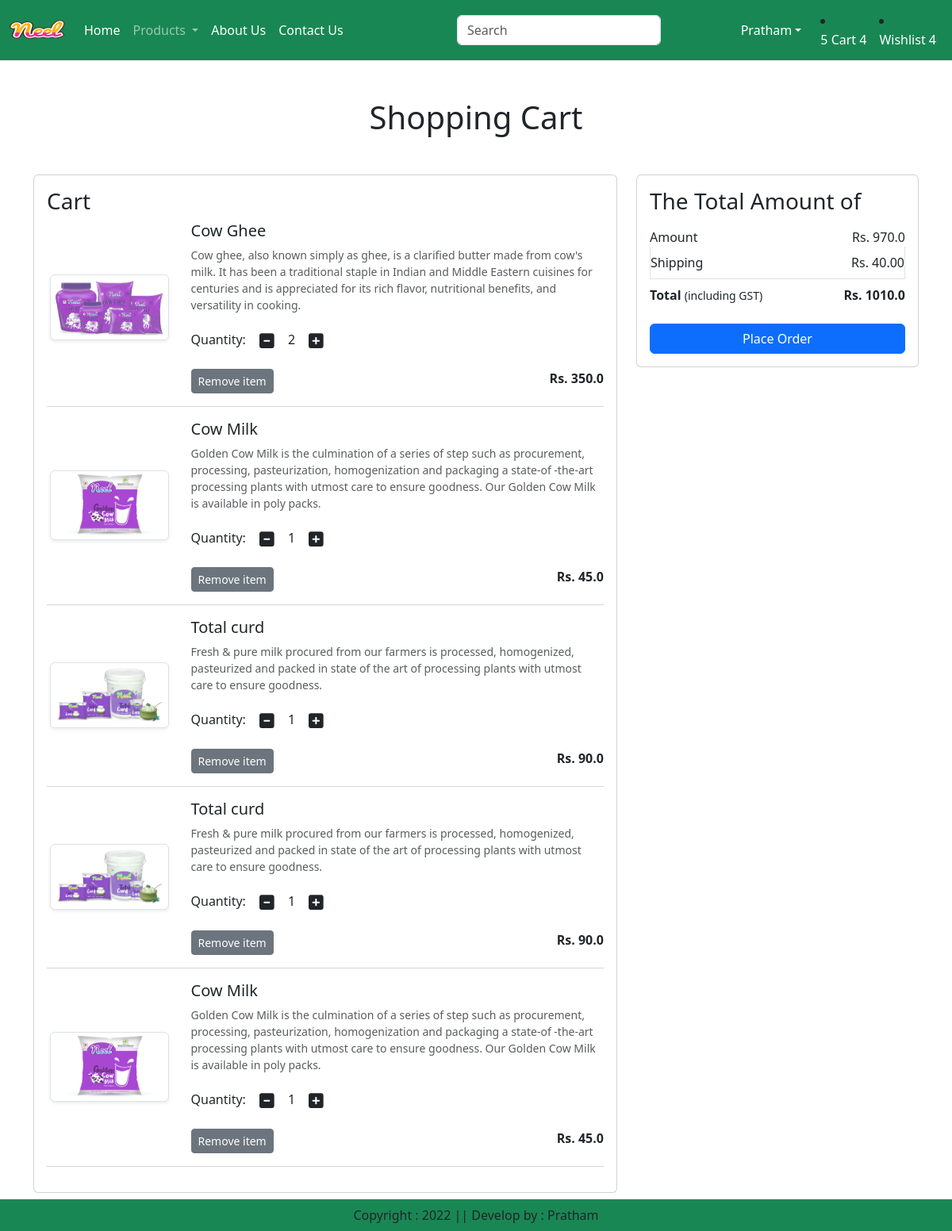
/cart/ (signed in), run on an earlier commit of the app's database.
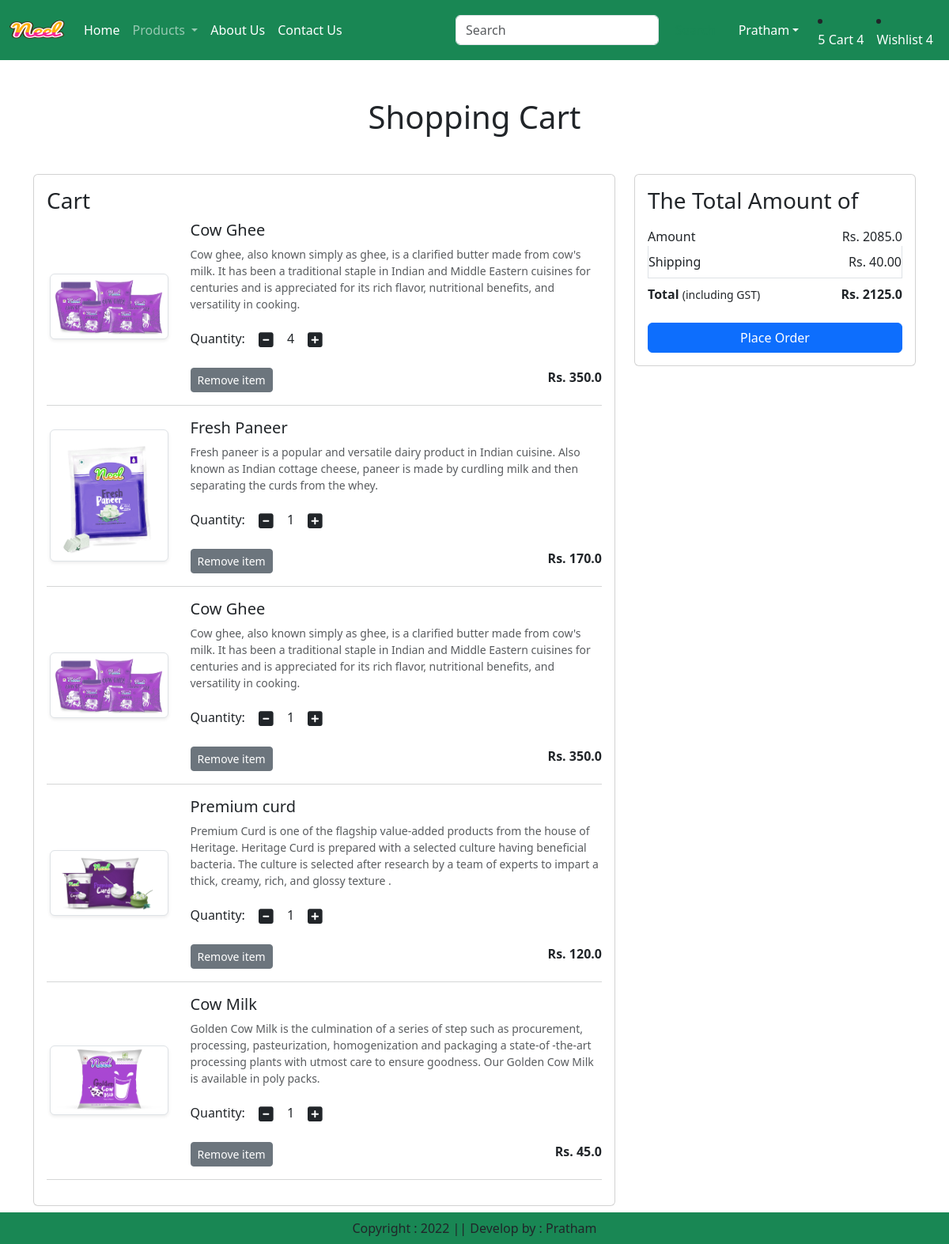
And on a later commit of the database.
### store/models.py (models this page shows, shortened)
class Cart(models.Model):
    user = models.ForeignKey(User,on_delete=models.CASCADE)
    product = models.ForeignKey(Product,on_delete=models.CASCADE)
    quantity = models.PositiveBigIntegerField(default=1)

class Product(models.Model):
    title = models.CharField(max_length=100)
    selling_price = models.FloatField()
    discounted_price = models.FloatField()
    description = models.TextField()
    composition = models.TextField(default='')
    prodapp = models.TextField(default='')
    category = models.CharField(choices=CATEGORY_CHOICES, max_length=2)
    product_image = models.ImageField(upload_to='product')

### store/views.py (the view)
# urls.py: path('cart/', views.show_cart, name='showcart'),
def show_cart(request):
    user = request.user
    cart = Cart.objects.filter(user=user)
    amount = 0
    for p in cart:
        value = p.quantity * p.product.discounted_price
        amount = amount + value
    totalamount = amount + 40
    totalitem = 0
    if request.user.is_authenticated:
        totalitem = len(Cart.objects.filter(user=request.user))
    return render(request, 'store/addtocart.html',locals())

### store/templates/store/addtocart.html (shortened to what this page needs)
{% extends 'store/base.html' %}
{% load static %}
{% block main-content %}
<div class="container my-5">
  <div class="row">
    {% if cart %}
    <h1 class="text-center mb-5">Shopping Cart</h1>
    <div class="col-sm-8">
      <div class="card">
        <div class="card-body">
          <h3>Cart</h3>
          {% for item in cart %}
          <div class="row">
            <div class="col-sm-3 text-center align-self-center">
              <img src="{{ item.product.product_image.url }}" alt="{{ item.product.title }}" class="img-fluid img-thumbnail shadow-sm" height="150" width="150">
            </div>
            <div class="col-sm-9">
              <div>
                <h5>{{ item.product.title }}</h5>
                <p class="mb-2 text-muted small">{{ item.product.description }}</p>
                <div class="my-3">
                  <label for="quantity">Quantity:</label>
                  <a class="minus-cart btn" pid="{{ item.product.id }}"><i class="fas fa-minus-square fa-lg"></i></a>
                  <span id="quantity">{{ item.quantity }}</span>
                  <a class="plus-cart btn" pid="{{ item.product.id }}"><i class="fas fa-plus-square fa-lg"></i></a>
                </div>
                <div class="d-flex justify-content-between">
                  <a href="#" class="remove-cart btn btn-sm btn-secondary mr-3" pid="{{ item.product.id }}">Remove item</a>
                  <p class="mb-0"><span><strong>Rs. {{ item.product.discounted_price }}</strong></span></p>
                </div>
              </div>
            </div>
          </div>
          <hr class="text-muted">
          {% endfor %}
        </div>
      </div>
    </div>
    <div class="col-sm-4">
      <div class="card">
        <div class="card-body">
          <h3>The Total Amount of</h3>
          <ul class="list-group">
            <li class="list-group-item d-flex justify-content-between align-items-center border-0 px-0 pb-0">Amount<span id="amount">Rs. {{ amount }}</span></li>
            <li class="list-group-item d-flex justify-content-between align-items-center px-0">Shipping<span>Rs. 40.00</span></li>
            <li class="list-group-item d-flex justify-content-between align-items-center border-0 px-0 mb-3">
              <div>
                <strong>Total</strong> <small>(including GST)</small>
              </div>
              <span id="totalamount"><strong>Rs. {{ totalamount }}</strong></span>
            </li>
          </ul>
          <div class="d-grid"><a href="{% url 'checkout' %}" class="btn btn-primary">Place Order</a></div>
        </div>
      </div>
    </div>
    {% else %}
    <h1 class="text-center mb-5">Cart is Empty</h1>
    {% endif %}
  </div>
</div>
{% endblock main-content %}

### store/templates/store/base.html (shortened to what this page needs)
<!DOCTYPE html>
{% load static %}
<html lang="en">
<head>
    <link href="https://cdn.jsdelivr.net/npm/bootstrap@5.3.2/dist/css/bootstrap.min.css" rel="stylesheet">
    <link rel="stylesheet" href="{% static  'store/css/owl.carousel.min.css' %}" />
    <link rel="stylesheet" href="{% static  'store/css/all.min.css' %}" />
    <link rel="stylesheet" href="{% static  'store/css/style.css' %}" />
</head>
<body>
    <nav class="navbar navbar-expand-lg navbar-dark bg-success">
        <div class="container-fluid">
          <a class="navbar-brand" href="#">
            <img src="{% static 'store/images/product/Neel.png' %}" width="70" height="50" />
          </a>
          <div class="collapse navbar-collapse" id="navbarSupportedContent">
            <ul class="navbar-nav me-auto mb-2 mb-lg-0">
              {% if request.user.is_authenticated %}
              <li class="nav-item">
                <a class="nav-link active" aria-current="page" href="/">Home</a>
              </li>
              <li class="nav-item dropdown">
                <a class="nav-link dropdown-toggle" href="#" role="button" data-bs-toggle="dropdown" aria-expanded="false">
                  Products
                </a>
              </li>
              <li class="nav-item">
                <a class="nav-link text-white" href="{% url 'about' %}">About Us</a>
              </li>
              <li class="nav-item">
                <a class="nav-link text-white" href="{% url 'contact' %}">Contact Us</a>
              </li>
            </ul>
            <form class="d-flex" role="search">
              <input class="form-control me-2" type="search" placeholder="Search" aria-label="Search">
              <button class="btn btn-outline-success" type="submit">Search</button>
            </form>
          </div>
            <ul class="navbar-nav me-auto mb-2 mb-lg-0">
            <li class="nav-item dropdown mx-2">
                <a class="nav-link dropdown-toggle text-white" href="#" id="profileDropdown" role="button" data-bs-toggle="dropdown" aria-expanded="false">Pratham</a>
            </li>
            </ul>
            <li class="nav-item mx-2">
              <a href="{% url 'showcart' %}" class="nav-link text-white"><span vlass="badge bg-danger">{% if totalitem > 0 %} {{totalitem}} {% endif %}</span>Cart 4</a>
            </li>
            <li class="nav-item mx-2">
              <a href="#" class="nav-link text-white">Wishlist 4</a>
            </li>
            {% endif %}
        </div>
      </nav>
      {% block main-content %}{% endblock main-content %}
      <footer class="container-fluid fixed-bottom bg-success text-center p-2 mt-5">
        Copyright : 2022 || Develop by : Pratham
      </footer>
</body>
</html>

What changed in the data, as far as the page shows it:
removed Cart: product.product_image (picture), product "Total curd", product.description "Fresh & pure milk procured from our farmers is processed, homogenized, pasteurized and packed in state of the art of processing plants with utmost care to ensure goodness.", quantity "1", product.discounted_price "90.0"
removed Cart: product.product_image (picture), product "Total curd", product.description "Fresh & pure milk procured from our farmers is processed, homogenized, pasteurized and packed in state of the art of processing plants with utmost care to ensure goodness.", quantity "1", product.discounted_price "90.0"
removed Cart: product.product_image (picture), product "Cow Milk", product.description "Golden Cow Milk is the culmination of a series of step such as procurement, processing, pasteurization, homogenization and packaging a state-of -the-art processing plants with utmost care to ensure goodness. Our Golden Cow Milk is available in poly packs.", quantity "1", product.discounted_price "45.0"
changed Cart (number 1 of 5 on the later page): quantity "2" → "4"
added Cart: product.product_image (picture), product "Fresh Paneer", product.description "Fresh paneer is a popular and versatile dairy product in Indian cuisine. Also known as Indian cottage cheese, paneer is made by curdling milk and then separating the curds from the whey.", quantity "1", product.discounted_price "170.0"
added Cart: product.product_image (picture), product "Cow Ghee", product.description "Cow ghee, also known simply as ghee, is a clarified butter made from cow's milk. It has been a traditional staple in Indian and Middle Eastern cuisines for centuries and is appreciated for its rich flavor, nutritional benefits, and versatility in cooking.", quantity "1", product.discounted_price "350.0"
added Cart: product.product_image (picture), product "Premium curd", product.description "Premium Curd is one of the flagship value-added products from the house of Heritage. Heritage Curd is prepared with a selected culture having beneficial bacteria. The culture is selected after research by a team of experts to impart a thick, creamy, rich, and glossy texture .", quantity "1", product.discounted_price "120.0"
Also different on the page:
{{ amount }}: "970.0" → "2085.0"
{{ totalamount }}: "1010.0" → "2125.0"
